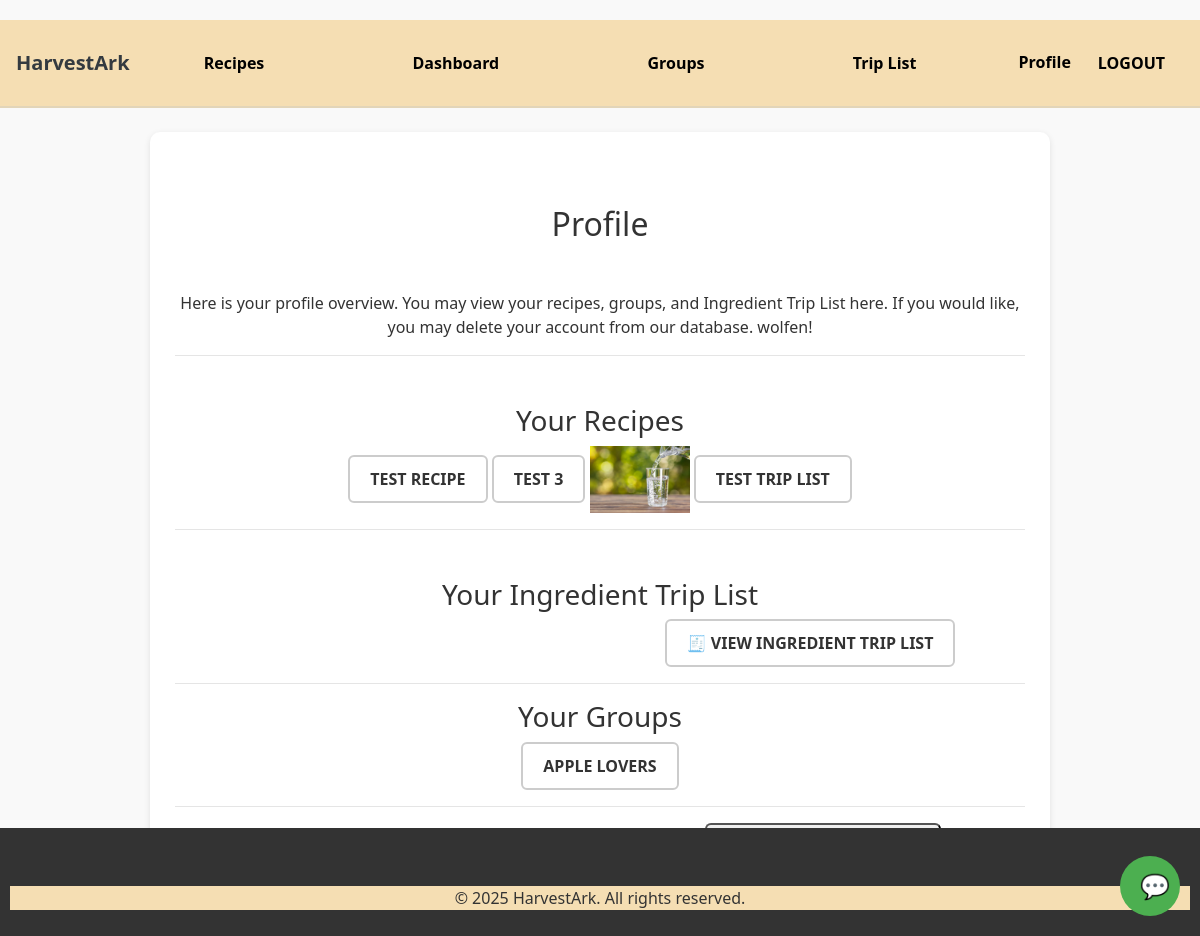
Page /profile/ (signed in) on the earlier database version.
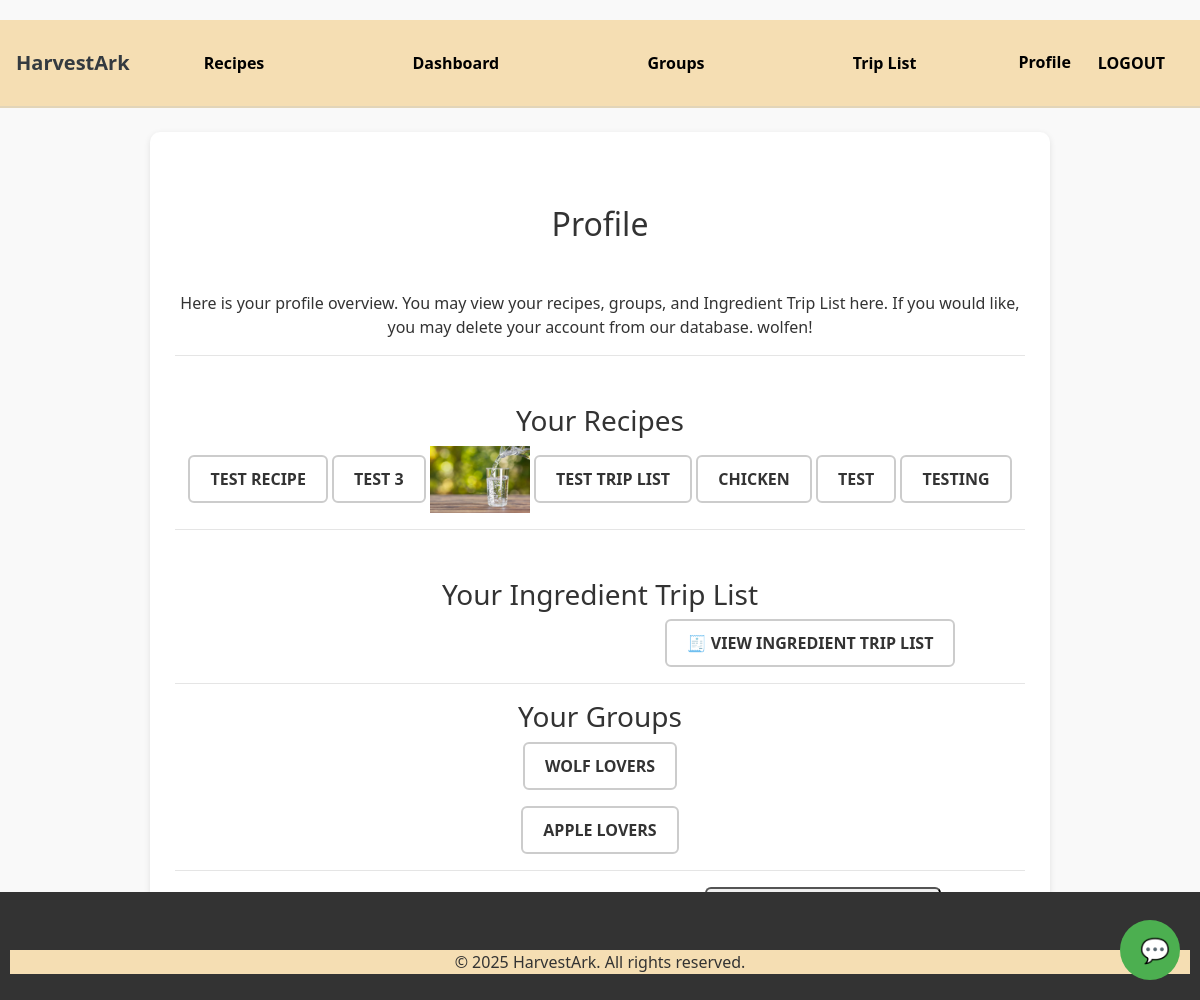
Same page on the later database version.
### my_app/models.py (models this page shows, shortened)
class Recipe(models.Model):
    User = get_user_model()
    title = models.CharField(max_length=255)
    image = models.ImageField(upload_to='recipe_images/', blank=True, null=True)
    description = models.TextField(null=True)
    ingredients = models.ManyToManyField(Ingredient, related_name='recipes')
    instructions = models.TextField(null=True)
    created_at = models.DateTimeField(auto_now_add=True)
    updated_at = models.DateTimeField(auto_now=True)
    author = models.ForeignKey(User, on_delete=models.CASCADE, null=True, blank=True)
    likes = models.ManyToManyField(User, related_name='liked_recipes', blank=True)
    rating = models.FloatField(default=0.0)
    rating_count = models.IntegerField(default=0)

class Group(models.Model):
    name = models.CharField(max_length=255, unique=True) # Unique name for the group
    description = models.TextField(blank=True) # Optional description
    created_at = models.DateTimeField(auto_now_add=True) # Creation timestamp
    members = models.ManyToManyField(User, related_name='custom_groups', blank=True) # Many-to-many relationship with User

### my_app/views.py (the view)
# urls.py: path('profile/', views.profile, name='profile'),
@login_required
def profile(request):
    if request.method == 'POST': # If the form has been submitted
        form = UserProfileForm(request.POST, instance=request.user) # Create a form instance with the submitted data
        if form.is_valid(): # If form is valid
            form.save() # Save the form
            return redirect('dashboard') # Redirect to dashboard if profile is updated
    else:
        form = UserProfileForm(instance=request.user) # Create an instance of the form
    return render(request, 'profile.html') # Render the profile.html template

### templates/profile.html (shortened to what this page needs)
{% extends "base.html" %}
{% block content %}
    <h2 class="text-center mt-5">Profile</h2>
    <p class="text-center mt-5">Here is your profile overview. You may view your recipes, groups, and Ingredient Trip List here.
        If you would like, you may delete your account from our database. {{ user.username }}!</p>
    <hr>
    <h3 class="text-center mt-5">Your Recipes</h3>
        {% for recipe in user.recipe_set.all %}
                <a href="{% url 'recipe_detail' recipe.id %}" class="btn btn-outline-secondary">{{ recipe.title }}</a>
                {% if recipe.image %}
                    <img src="{{ recipe.image.url }}" alt="{{ recipe.title }}" width="100">
                {% endif %}
        {% empty %}
            <p class="text-center mt-5">You haven't created any recipes yet.</p>
        {% endfor %}
    <hr>
    <h3 class="text-center mt-5">Your Ingredient Trip List</h3>
    &nbsp;&nbsp;&nbsp;&nbsp;&nbsp;&nbsp;<a href="{% url 'trip_list' %}" class="btn btn-outline-secondary">🧾 View Ingredient Trip List</a>
    <hr>
    <h3 class="text-center">Your Groups</h3>
        {% if user.custom_groups.all %}
            {% for group in user.custom_groups.all %}
                <p class="text-center">
                    <a href="{% url 'group_detail' group.id %}" class="btn btn-outline-secondary">{{ group.name }}</a>
                </p>
            {% endfor %}
        {% else %}
            <p class="text-center">You are not part of any groups.</p>
        {% endif %}
    <hr>
    <form method="POST" action="{% url 'delete_account' %}">
        <button type="submit" onclick="return confirm('Are you sure you want to delete your account? This cannot be undone.')">
        </button>
    </form>
{% endblock %}

Differences in the rows shown:
added Recipe: title "CHICKEN"
added Recipe: title "TEST"
added Recipe: title "TESTING"
added Group: name "WOLF LOVERS"
